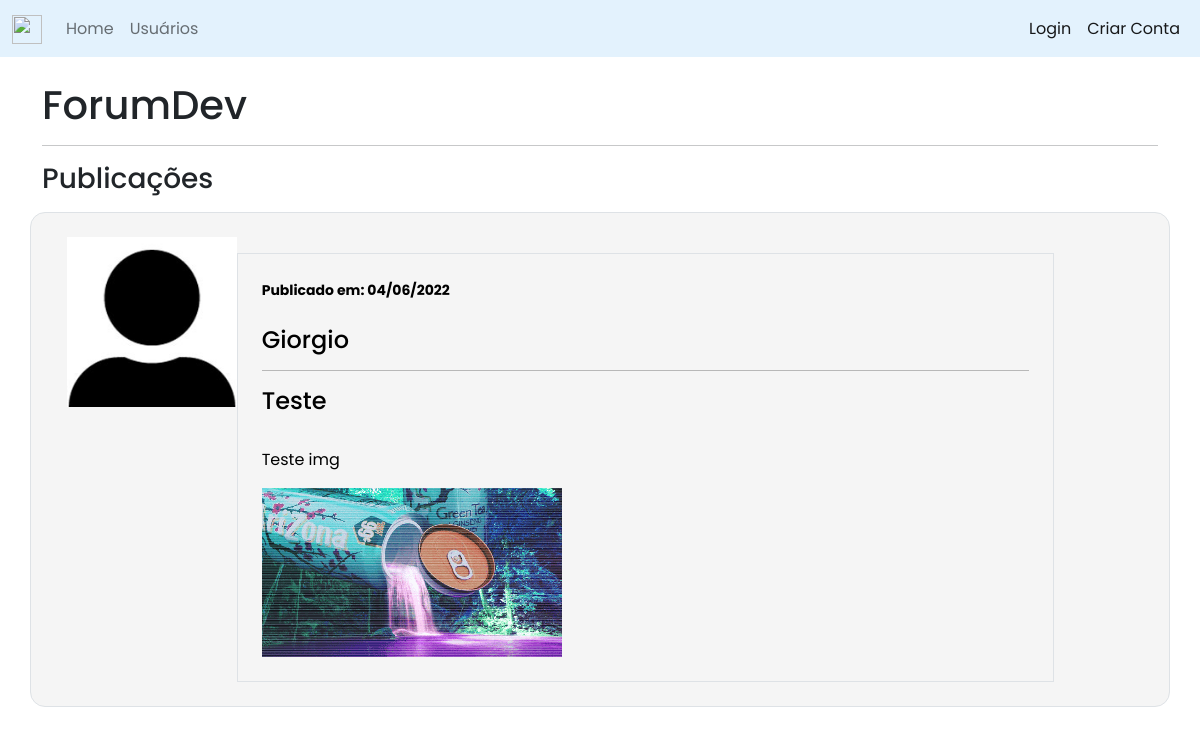
The page / on the database its author committed.
### projeto_site/models.py (models this page shows, shortened)
class Post(database.Model):
    id = database.Column(database.Integer, primary_key=True)
    titulo = database.Column(database.String, nullable=False)
    corpo = database.Column(database.Text, nullable=False)
    data_criacao = database.Column(database.DateTime, nullable=False, default=datetime.utcnow)
    id_usuario = database.Column(database.Integer, database.ForeignKey("usuario.id"), nullable=False)
    imagem = database.Column(database.String, default=None)

class Usuario(database.Model, UserMixin):
    id = database.Column(database.Integer, primary_key=True)
    username = database.Column(database.String, nullable=False)
    email = database.Column(database.String, nullable=False, unique=True)
    password = database.Column(database.String, nullable=False)
    foto_perfil = database.Column(database.String, default='default.jpg')
    posts = database.relationship('Post', backref='autor', lazy=True)
    profissao = database.Column(database.String, nullable=False, default='Não Informado')
    cursos = database.Column(database.String, nullable=False, default='Não Informado')

### projeto_site/routes.py (the view)
@app.route('/')
def home():
    posts = Post.query.order_by(Post.id.desc())
    return render_template('home.html', posts=posts, datetime=datetime)

### projeto_site/templates/home.html
{% extends 'base.html' %}
{% block body %}
<div class="container">
    <br>
    <h1>ForumDev</h1>
    <hr>
    <h3>Publicações</h3>
    {% for post in posts %}
    <div class="row border mt-3 p-4 meupost">
        <div class="col col-2">
            <a href="{{ url_for('exibir_usuario', id_user=post.autor.id) }}"><img src="{{ url_for('static', filename='foto_perfil/{}'.format(post.autor.foto_perfil)) }}" width="170"></a>
        </div>
        <div class="col col-9 border mt-3 p-4">
            <strong><small>Publicado em: {{ datetime.strftime(post.data_criacao, '%d/%m/%Y') }}</small></strong>
            <h4 class="mt-4">{{ post.autor.username }}</h4>
            <hr>
            <a href="{{ url_for('exibir_post', post_id=post.id) }}" class="text-decoration-none text-reset"><h4>{{ post.titulo }}</h4></a>
            <br>
            <p>{{ post.corpo }}</p>
            {% if post.imagem %}
                <img src="{{ url_for('static', filename='imagem_post/{}'.format(post.imagem)) }}">
            {% else %}
                <p></p>
            {% endif %}
        </div>
    </div>
    {% endfor %}
</div>
<br><br>
{% endblock %}

### projeto_site/static/main.css (style rules this page uses)
* { margin: 0; padding: 0; box-sizing: border-box; font-family: 'Poppins', sans-serif; }
.meupost { color: black; background: #F5F5F5; word-wrap: break-word; border-radius: 15px; }

### rows shown on the page
Post: foto_perfil (placeholder picture), strftime "04/06/2022", autor.username "Giorgio", titulo "Teste", corpo "Teste img", imagem (picture)
